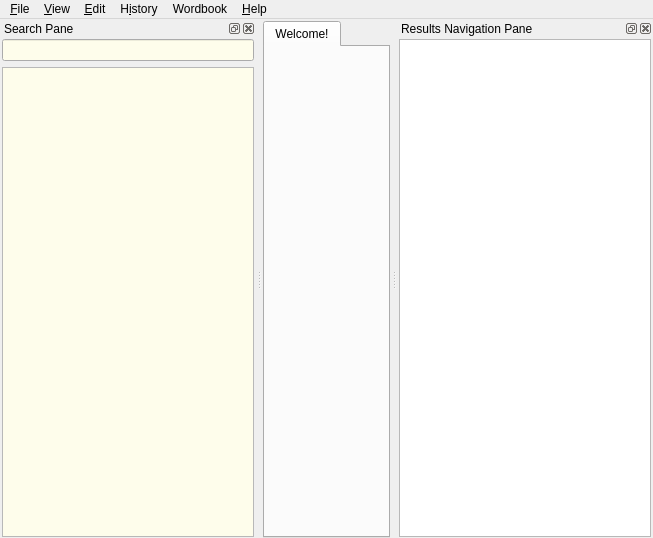
<?xml version="1.0" encoding="UTF-8"?>
<ui version="4.0">
 <class>MainWindow</class>
 <widget class="QMainWindow" name="MainWindow">
  <property name="geometry">
   <rect>
    <x>0</x>
    <y>0</y>
    <width>653</width>
    <height>538</height>
   </rect>
  </property>
  <property name="windowTitle">
   <string>GoldenDict</string>
  </property>
  <widget class="QWidget" name="centralWidget">
   <layout class="QHBoxLayout" name="horizontalLayout_2">
    <property name="leftMargin">
     <number>1</number>
    </property>
    <property name="topMargin">
     <number>2</number>
    </property>
    <property name="rightMargin">
     <number>1</number>
    </property>
    <property name="bottomMargin">
     <number>0</number>
    </property>
    <item>
     <widget class="MainTabWidget" name="tabWidget">
      <property name="currentIndex">
       <number>0</number>
      </property>
      <property name="iconSize">
       <size>
        <width>16</width>
        <height>16</height>
       </size>
      </property>
      <property name="elideMode">
       <enum>Qt::ElideRight</enum>
      </property>
      <widget class="QWidget" name="tab">
       <attribute name="title">
        <string>Welcome!</string>
       </attribute>
       <layout class="QHBoxLayout" name="horizontalLayout_4">
        <property name="margin">
         <number>0</number>
        </property>
       </layout>
      </widget>
     </widget>
    </item>
   </layout>
  </widget>
  <widget class="QMenuBar" name="menubar">
   <property name="geometry">
    <rect>
     <x>0</x>
     <y>0</y>
     <width>653</width>
     <height>25</height>
    </rect>
   </property>
   <widget class="QMenu" name="menuFile">
    <property name="title">
     <string>&amp;File</string>
    </property>
    <addaction name="newTab"/>
    <addaction name="separator"/>
    <addaction name="pageSetup"/>
    <addaction name="printPreview"/>
    <addaction name="print"/>
    <addaction name="separator"/>
    <addaction name="saveArticle"/>
    <addaction name="separator"/>
    <addaction name="rescanFiles"/>
    <addaction name="separator"/>
    <addaction name="actionCloseToTray"/>
    <addaction name="quit"/>
   </widget>
   <widget class="QMenu" name="menu_Edit">
    <property name="title">
     <string>&amp;Edit</string>
    </property>
    <addaction name="dictionaries"/>
    <addaction name="preferences"/>
   </widget>
   <widget class="QMenu" name="menu_Help">
    <property name="title">
     <string>&amp;Help</string>
    </property>
    <addaction name="visitHomepage"/>
    <addaction name="visitForum"/>
    <addaction name="separator"/>
    <addaction name="openConfigFolder"/>
    <addaction name="separator"/>
    <addaction name="about"/>
   </widget>
   <widget class="QMenu" name="menuView">
    <property name="title">
     <string>&amp;View</string>
    </property>
    <widget class="QMenu" name="menuZoom">
     <property name="title">
      <string>&amp;Zoom</string>
     </property>
    </widget>
    <addaction name="menuZoom"/>
   </widget>
   <widget class="QMenu" name="menuHistory">
    <property name="title">
     <string>H&amp;istory</string>
    </property>
    <addaction name="showHideHistory"/>
    <addaction name="exportHistory"/>
    <addaction name="importHistory"/>
    <addaction name="separator"/>
    <addaction name="clearHistory"/>
   </widget>
   <widget class="QMenu" name="menuWordbook">
    <property name="title">
     <string>Wordbook</string>
    </property>
    <addaction name="actionShow"/>
    <addaction name="actionAdd_to_wordbook"/>
   </widget>
   <addaction name="menuFile"/>
   <addaction name="menuView"/>
   <addaction name="menu_Edit"/>
   <addaction name="menuHistory"/>
   <addaction name="menuWordbook"/>
   <addaction name="menu_Help"/>
  </widget>
  <widget class="QDockWidget" name="searchPane">
   <property name="windowTitle">
    <string>Search Pane</string>
   </property>
   <attribute name="dockWidgetArea">
    <number>1</number>
   </attribute>
   <widget class="SearchPaneWidget" name="searchPaneWidget">
    <property name="sizePolicy">
     <sizepolicy hsizetype="Preferred" vsizetype="Preferred">
      <horstretch>0</horstretch>
      <verstretch>0</verstretch>
     </sizepolicy>
    </property>
    <layout class="QVBoxLayout" name="verticalLayout">
     <property name="leftMargin">
      <number>2</number>
     </property>
     <property name="topMargin">
      <number>1</number>
     </property>
     <property name="rightMargin">
      <number>2</number>
     </property>
     <property name="bottomMargin">
      <number>1</number>
     </property>
     <item>
      <widget class="QLineEdit" name="translateLine">
       <property name="minimumSize">
        <size>
         <width>200</width>
         <height>0</height>
        </size>
       </property>
       <property name="baseSize">
        <size>
         <width>0</width>
         <height>0</height>
        </size>
       </property>
       <property name="palette">
        <palette>
         <active>
          <colorrole role="Base">
           <brush brushstyle="SolidPattern">
            <color alpha="255">
             <red>254</red>
             <green>253</green>
             <blue>235</blue>
            </color>
           </brush>
          </colorrole>
         </active>
         <inactive>
          <colorrole role="Base">
           <brush brushstyle="SolidPattern">
            <color alpha="255">
             <red>254</red>
             <green>253</green>
             <blue>235</blue>
            </color>
           </brush>
          </colorrole>
         </inactive>
         <disabled>
          <colorrole role="Base">
           <brush brushstyle="SolidPattern">
            <color alpha="255">
             <red>255</red>
             <green>255</green>
             <blue>255</blue>
            </color>
           </brush>
          </colorrole>
         </disabled>
        </palette>
       </property>
       <property name="frame">
        <bool>true</bool>
       </property>
      </widget>
     </item>
     <item>
      <widget class="QListWidget" name="wordList">
       <property name="palette">
        <palette>
         <active>
          <colorrole role="Base">
           <brush brushstyle="SolidPattern">
            <color alpha="255">
             <red>254</red>
             <green>253</green>
             <blue>235</blue>
            </color>
           </brush>
          </colorrole>
         </active>
         <inactive>
          <colorrole role="Base">
           <brush brushstyle="SolidPattern">
            <color alpha="255">
             <red>254</red>
             <green>253</green>
             <blue>235</blue>
            </color>
           </brush>
          </colorrole>
         </inactive>
         <disabled>
          <colorrole role="Base">
           <brush brushstyle="SolidPattern">
            <color alpha="255">
             <red>255</red>
             <green>255</green>
             <blue>255</blue>
            </color>
           </brush>
          </colorrole>
         </disabled>
        </palette>
       </property>
      </widget>
     </item>
    </layout>
   </widget>
  </widget>
  <widget class="QDockWidget" name="dictsPane">
   <property name="windowTitle">
    <string>Results Navigation Pane</string>
   </property>
   <attribute name="dockWidgetArea">
    <number>2</number>
   </attribute>
   <widget class="DictsPaneWidget" name="dictsPaneWidget">
    <layout class="QVBoxLayout" name="verticalLayout_2">
     <property name="leftMargin">
      <number>2</number>
     </property>
     <property name="topMargin">
      <number>1</number>
     </property>
     <property name="rightMargin">
      <number>2</number>
     </property>
     <property name="bottomMargin">
      <number>1</number>
     </property>
     <item>
      <widget class="QListWidget" name="dictsList"/>
     </item>
    </layout>
   </widget>
  </widget>
  <action name="dictionaries">
   <property name="icon">
    <iconset resource="resources.qrc">
     <normaloff>:/icons/book.png</normaloff>:/icons/book.png</iconset>
   </property>
   <property name="text">
    <string>&amp;Dictionaries...	F3</string>
   </property>
  </action>
  <action name="preferences">
   <property name="icon">
    <iconset resource="resources.qrc">
     <normaloff>:/icons/configure.png</normaloff>:/icons/configure.png</iconset>
   </property>
   <property name="text">
    <string>&amp;Preferences...</string>
   </property>
   <property name="shortcut">
    <string>F4</string>
   </property>
  </action>
  <action name="visitHomepage">
   <property name="text">
    <string>&amp;Homepage</string>
   </property>
  </action>
  <action name="about">
   <property name="text">
    <string>&amp;About</string>
   </property>
   <property name="toolTip">
    <string>About GoldenDict</string>
   </property>
   <property name="shortcut">
    <string>F1</string>
   </property>
  </action>
  <action name="quit">
   <property name="text">
    <string>&amp;Quit</string>
   </property>
   <property name="toolTip">
    <string>Quit from application</string>
   </property>
   <property name="shortcut">
    <string>Ctrl+Q</string>
   </property>
  </action>
  <action name="visitForum">
   <property name="text">
    <string>&amp;Forum</string>
   </property>
  </action>
  <action name="actionCloseToTray">
   <property name="text">
    <string>&amp;Close To Tray</string>
   </property>
   <property name="toolTip">
    <string>Minimizes the window to tray</string>
   </property>
   <property name="shortcut">
    <string>Ctrl+F4</string>
   </property>
  </action>
  <action name="saveArticle">
   <property name="icon">
    <iconset resource="resources.qrc">
     <normaloff>:/icons/filesave.png</normaloff>:/icons/filesave.png</iconset>
   </property>
   <property name="text">
    <string>&amp;Save Article</string>
   </property>
   <property name="toolTip">
    <string>Save Article</string>
   </property>
   <property name="shortcut">
    <string>F2</string>
   </property>
  </action>
  <action name="print">
   <property name="icon">
    <iconset resource="resources.qrc">
     <normaloff>:/icons/print.png</normaloff>:/icons/print.png</iconset>
   </property>
   <property name="text">
    <string>&amp;Print</string>
   </property>
   <property name="shortcut">
    <string>Ctrl+P</string>
   </property>
  </action>
  <action name="pageSetup">
   <property name="text">
    <string>Page Set&amp;up</string>
   </property>
  </action>
  <action name="printPreview">
   <property name="text">
    <string>Print Preview</string>
   </property>
  </action>
  <action name="rescanFiles">
   <property name="text">
    <string>Rescan Files</string>
   </property>
   <property name="shortcut">
    <string>Ctrl+F5</string>
   </property>
  </action>
  <action name="clearHistory">
   <property name="text">
    <string>&amp;Clear</string>
   </property>
  </action>
  <action name="newTab">
   <property name="icon">
    <iconset resource="resources.qrc">
     <normaloff>:/icons/addtab.png</normaloff>:/icons/addtab.png</iconset>
   </property>
   <property name="text">
    <string>New Tab</string>
   </property>
   <property name="shortcut">
    <string>Ctrl+T</string>
   </property>
   <property name="shortcutContext">
    <enum>Qt::WidgetShortcut</enum>
   </property>
  </action>
  <action name="openConfigFolder">
   <property name="text">
    <string>&amp;Configuration Folder</string>
   </property>
  </action>
  <action name="showHideHistory">
   <property name="text">
    <string>&amp;Show</string>
   </property>
   <property name="shortcut">
    <string>Ctrl+H</string>
   </property>
  </action>
  <action name="exportHistory">
   <property name="text">
    <string>&amp;Export</string>
   </property>
  </action>
  <action name="importHistory">
   <property name="text">
    <string>&amp;Import</string>
   </property>
  </action>
  <action name="actionShow">
   <property name="text">
    <string>Show</string>
   </property>
  </action>
  <action name="actionHide">
   <property name="text">
    <string>Hide</string>
   </property>
  </action>
  <action name="actionAdd_to_wordbook">
   <property name="icon">
    <iconset resource="resources.qrc">
     <normaloff>:/icons/addtab.png</normaloff>:/icons/addtab.png</iconset>
   </property>
   <property name="text">
    <string>Add to wordbook</string>
   </property>
  </action>
 </widget>
 <customwidgets>
  <customwidget>
   <class>SearchPaneWidget</class>
   <extends>QWidget</extends>
   <header>searchpanewidget.hh</header>
   <container>1</container>
  </customwidget>
  <customwidget>
   <class>DictsPaneWidget</class>
   <extends>QWidget</extends>
   <header>dictspanewidget.hh</header>
   <container>1</container>
  </customwidget>
  <customwidget>
   <class>MainTabWidget</class>
   <extends>QTabWidget</extends>
   <header>maintabwidget.hh</header>
   <container>1</container>
  </customwidget>
 </customwidgets>
 <tabstops>
  <tabstop>translateLine</tabstop>
  <tabstop>tabWidget</tabstop>
  <tabstop>dictsList</tabstop>
 </tabstops>
 <resources>
  <include location="resources.qrc"/>
 </resources>
 <connections/>
</ui>
